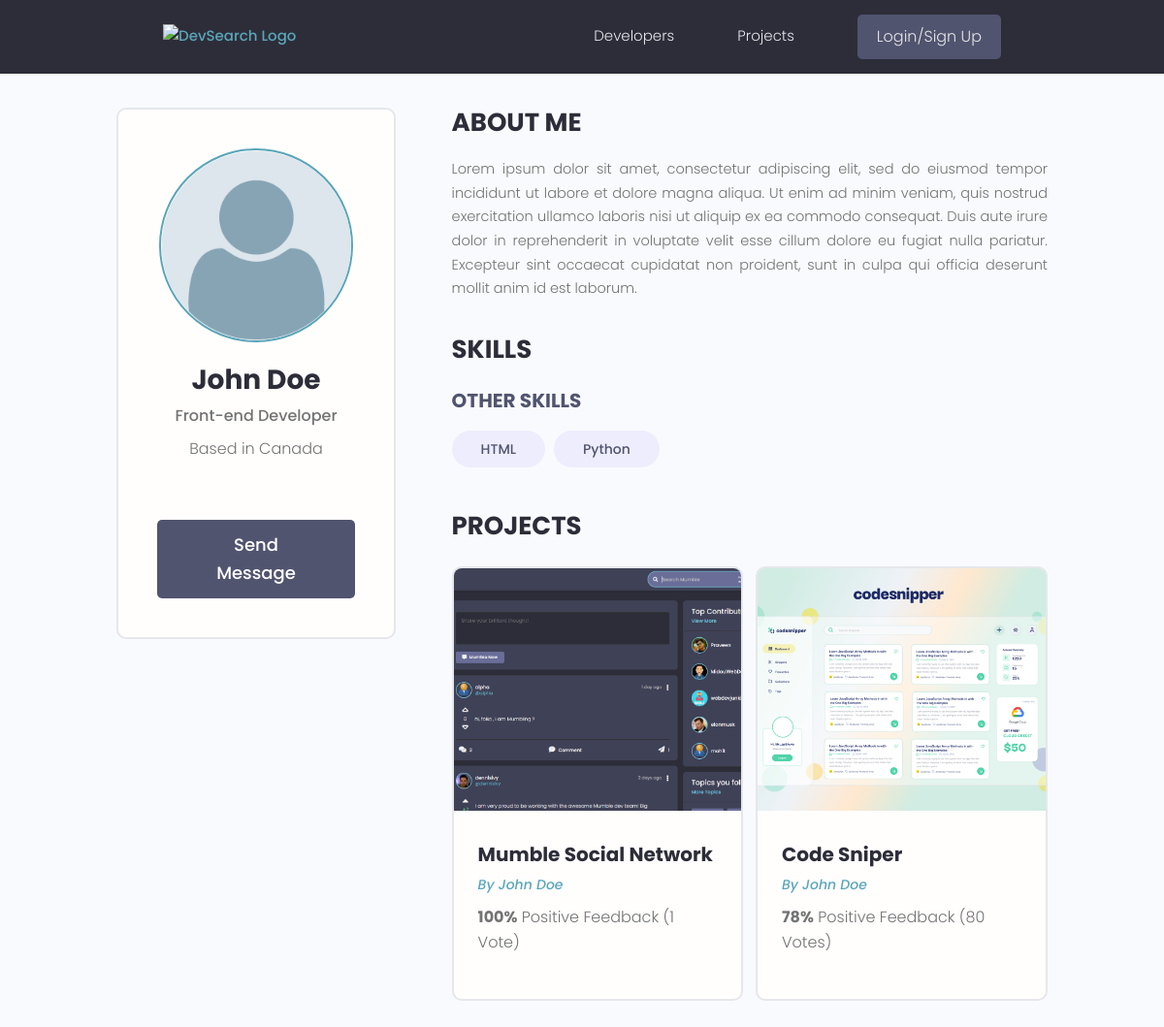
/profile/77c9a220-4c7d-496a-99be-9668ce7e80b0/, run on an earlier commit of the app's database.
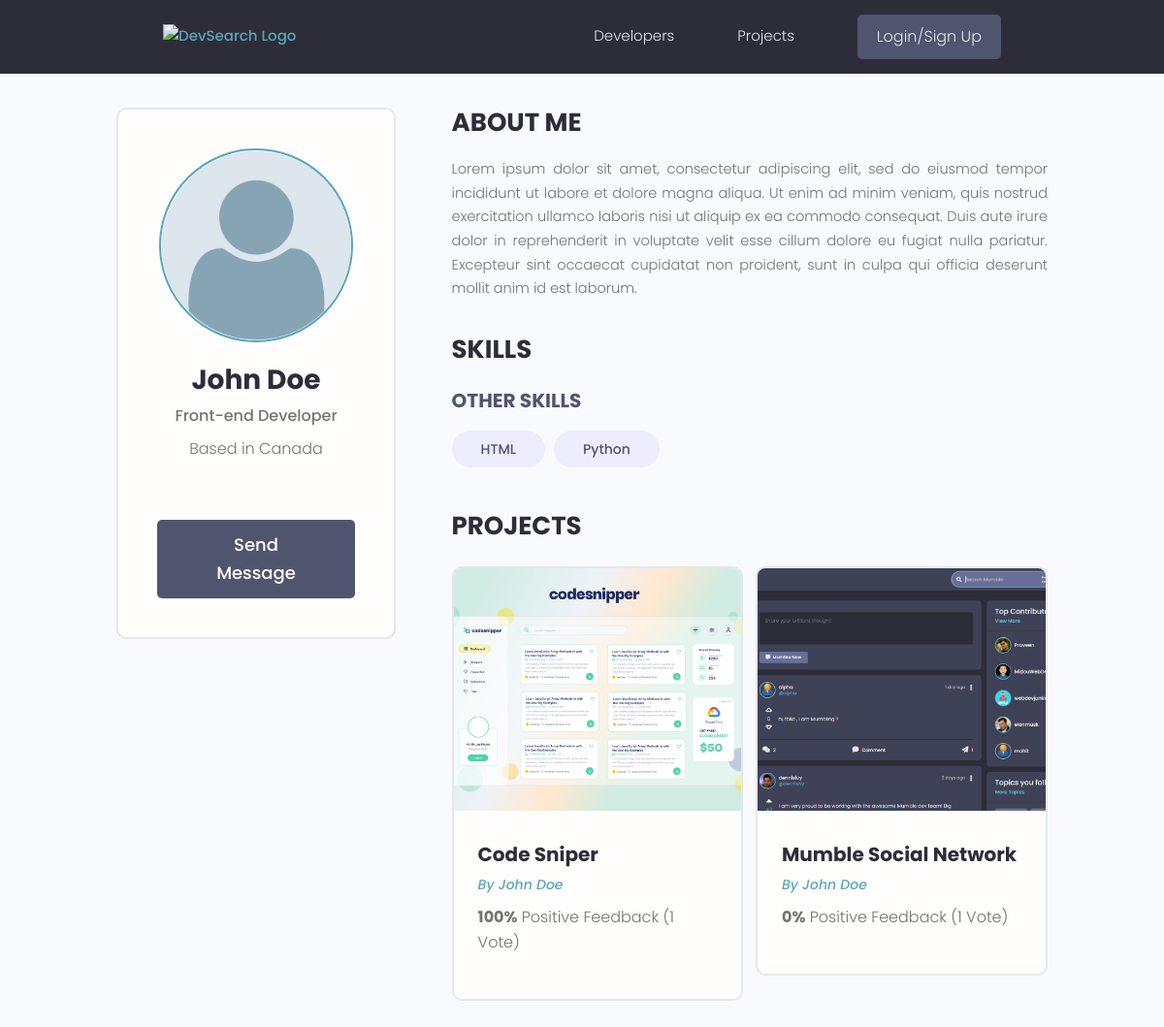
And on a later commit of the database.
### users/models.py (models this page shows, shortened)
class Skill(models.Model):
    owner = models.ForeignKey(Profile, on_delete=models.CASCADE, blank=True, null=True)
    name = models.CharField(max_length=200, blank=True, null=True)
    description = models.TextField(blank=True, null=True)
    created = models.DateTimeField(auto_now_add=True)
    id = models.UUIDField(default=uuid.uuid4, unique=True,
                            primary_key=True, editable=False)

class Profile(models.Model):
    user = models.OneToOneField(User, on_delete=models.CASCADE, null=True, blank=True)
    name = models.CharField(max_length=200, blank=True, null=True)
    email = models.EmailField(max_length=500, blank=True, null=True)
    username = models.CharField(max_length=200, blank=True, null=True)
    location = models.CharField(max_length=200, blank=True, null=True)
    short_intro = models.CharField(max_length=200, blank=True, null=True)
    bio = models.TextField(blank=True, null=True)
    profile_image = models.ImageField(
        null=True, blank=True, upload_to='profiles/', default='profiles/user_default.png')
    social_github = models.CharField(max_length=200, blank=True, null=True)
    social_twitter = models.CharField(max_length=200, blank=True, null=True)
    social_linkedin = models.CharField(max_length=200, blank=True, null=True)
    social_youtube = models.CharField(max_length=200, blank=True, null=True)
    social_website = models.CharField(max_length=200, blank=True, null=True)
    created = models.DateTimeField(auto_now_add=True)
    id = models.UUIDField(default=uuid.uuid4, unique=True,
                            primary_key=True, editable=False)

### projects/models.py (models this page shows, shortened)
class Project(models.Model):
    owner = models.ForeignKey(Profile, null=True, blank=True, on_delete=models.SET_NULL)
    title = models.CharField(max_length=200)
    description = models.TextField(null=True, blank=True)
    featured_image = models.ImageField(null=True, blank=True, default="default.jpg")
    demo_link = models.CharField(max_length=2000, null=True, blank=True)
    source_link = models.CharField(max_length=2000, null=True, blank=True)
    tags = models.ManyToManyField('Tag', blank=True)
    vote_total = models.IntegerField(default=0, null=True, blank=True)
    vote_ratio = models.IntegerField(default=0, null=True, blank=True)
    created = models.DateTimeField(auto_now_add=True)
    id = models.UUIDField(default=uuid.uuid4, unique=True,
                            primary_key=True, editable=False)
    class Meta:
        ordering = ['-vote_ratio', '-vote_total', 'title']

### users/views.py (the view)
# urls.py: path('profile/<str:pk>/', views.user_profile, name="user_profile"),
def user_profile(request, pk):
    profile = Profile.objects.get(id=pk)
    skills_with_description = profile.skill_set.exclude(description__exact="")
    skills_without_description = profile.skill_set.filter(description="")
    context = {
        'profile': profile,
        'skills_with_description': skills_with_description,
        'skills_without_description': skills_without_description
    }
    return render(request, 'users/user-profile.html', context)

### users/templates/users/user-profile.html (shortened to what this page needs)
{% extends 'main.html' %}
{% block content %}
<main class="profile my-md">
  <div class="container">
    <div class="layout">
      <div class="column column--1of3">
        <div class="card text-center">
          <div class="card__body dev">
            <img class="avatar avatar--xl" src="{{ profile.profile_image.url }}" />
            <h2 class="dev__name">{{ profile.name }}</h2>
            <p class="dev__title">{{ profile.short_intro }}</p>
            <p class="dev__location">Based in {{ profile.location }}</p>
            {% if request.user.profile.id != profile.id %}
              <a href="{% url 'create_message' profile.id %}" class="btn btn--sub btn--lg">Send Message </a>
            {% endif %}
          </div>
        </div>
      </div>
      <div class="column column--2of3">
        <div class="devInfo">
          <h3 class="devInfo__title">About Me</h3>
          <p class="devInfo__about">{{ profile.bio }}</p>
        </div>
        <div class="devInfo">
          <h3 class="devInfo__title">Skills</h3>
          <div class="devInfo__skills">
            <h3 class="devInfo__subtitle">Other Skills</h3>
            <div class="devInfo__otherSkills">
              {% for skill in skills_without_description %}
              <span class="tag tag--pill tag--sub tag--lg">
                <small>{{ skill.name }}</small>
              </span>
              {% endfor %}
            </div>
          </div>
        </div>
        <div class="devInfo">
          <h3 class="devInfo__title">Projects</h3>
          <div class="grid grid--two">
            {% for project in profile.project_set.all %}
            <div class="column">
              <div class="card project">
                <a href="{% url 'projects_index' project.id %}" class="project">
                  <img class="project__thumbnail" src="{{ project.featured_image.url }}" alt="project thumbnail" />
                  <div class="card__body">
                    <h3 class="project__title">{{ project.title }}</h3>
                    <p>
                      <a class="project__author" href="{% url 'user_profile' project.owner.id %}">
                        By {{ project.owner.name }}
                      </a>
                    </p>
                    <p class="project--rating">
                      <span style="font-weight: bold;">{{ project.vote_ratio }}%</span> Positive
                      Feedback ({{ project.vote_total }} Vote{{ project.vote_total|pluralize:"s" }})
                    </p>
                  </div>
                </a>
              </div>
            </div>
            {% endfor %}
          </div>
        </div>
      </div>
    </div>
  </div>
</main>
{% endblock content%}

What changed in the data, as far as the page shows it:
changed Project "Code Sniper": vote_ratio "78" → "100"; vote_total "80" → "1"; moves up the list
changed Project "Mumble Social Network": vote_ratio "100" → "0"
